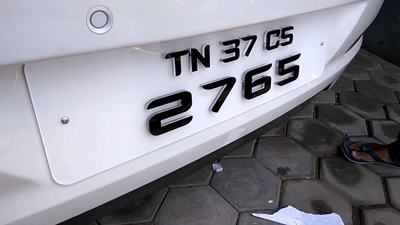
#> input picture archive/images/Cars10.png, 400 x 225 px, found by its file name; its folder holds only this picture in this run
$ jupyter execute --allow-errors Group_Project.ipynb   (shell and % lines are left out)
#> lines starting #> are read from the running program, lines starting #| are printed output that depends on the picture; after the words box and inside, x2 and y2 are one past the last pixel; in counts of white or black regions, pixels touching at a corner belong together
[cell 1]
'''import cv2 as cv
import numpy as np
from matplotlib import pyplot as plt
import imutils
import os


car_img = cv.imread(filename)
car_img = cv.cvtColor(car_img, cv.COLOR_BGR2RGB)
plt.imshow(car_img)

#/content/MLProject/archive/images/Cars0.png

repo_dir = ""

# set the path to the folder containing the images
images_dir = os.path.join(repo_dir, "archive\images")
os.listdir(images_dir)
print("\n",images_dir)
'''
'''image_file = images_dir + "\Cars90.png"

img = cv.imread(image_file)
img = cv.cvtColor(img, cv.COLOR_BGR2RGB)

plt.imshow("Image", img)

# read all the image files in the folder using OpenCV'''
'''for filename in os.listdir(images_dir):
    filepath = os.path.join(images_dir, filename)
    image = cv.imread(filepath)

    # do some processing on the image here...
    plt.imshow("Image", image)
    cv.waitKey(0)'''

#> (a cell that did not finish here is left out)

#> (a cell that did not finish here is left out)

#> (a cell that did not finish here is left out)

#> (a cell that did not finish here is left out)

Current Code

[cell 6]
import cv2 as cv
import numpy as np
from matplotlib import pyplot as plt
import imutils
import os

filedict = "archive\images"
for filename in os.listdir(filedict):
    filepath = filedict + "\\" +  filename
    image = cv.imread(filepath)
#> image is the input picture: shape (225, 400, 3); mean B, G, R 151.2, 140.8, 141.4
    # do some processing on the image here...
    car_img = cv.imread(filepath)

    car_img = cv.cvtColor(car_img, cv.COLOR_BGR2RGB)

    plt.imshow(image)

    gray_mono = cv.cvtColor(car_img,cv.COLOR_RGB2GRAY)
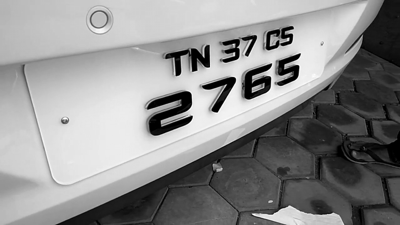
#> gray_mono: shape (225, 400); min 0, max 255, mean 142.2

    plt.imshow(gray_mono, cmap='gray', vmin=0, vmax=255)

    blurred_gray = cv.bilateralFilter(gray_mono, 10, 50, 50)
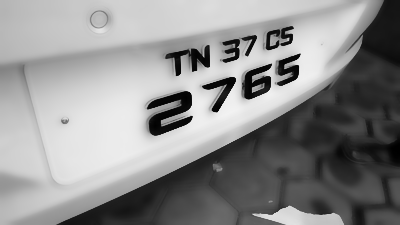
#> blurred_gray: shape (225, 400); min 0, max 242, mean 142.4

    plt.imshow(blurred_gray, cmap='gray', vmin=0, vmax=255)

    edged = cv.Canny(blurred_gray, 140, 200)
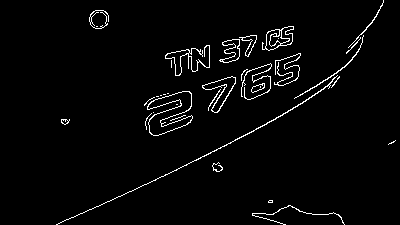
#> edged: shape (225, 400); 2.8% white in thin lines or dots, all inside (x1, y1, x2, y2) = (56, 0, 396, 225)

    plt.imshow(edged, cmap='gray', vmin=0, vmax=255)

    contours = cv.findContours(edged.copy(), cv.RETR_TREE,cv.CHAIN_APPROX_SIMPLE)
#> contours = 49 contours, 28 with area under 20; largest, box (x1, y1, x2, y2) and area: (147, 91, 193, 136) 1039, (147, 91, 193, 136) 1010, (262, 26, 294, 51) 440, (202, 76, 236, 113) 421, (202, 76, 236, 113) 386

    contours = imutils.grab_contours(contours)

    contours = sorted(contours,key=cv.contourArea, reverse = True)[:10]
#> contours = 10 contours; largest, box (x1, y1, x2, y2) and area: (147, 91, 193, 136) 1039, (147, 91, 193, 136) 1010, (262, 26, 294, 51) 440, (202, 76, 236, 113) 421, (202, 76, 236, 113) 386
    screenCnt = None

    for c in contours:

        peri = cv.arcLength(c, True)
        print(peri)
        approx = cv.approxPolyDP(c, 0.018 * peri, True)
        print(approx)
        if len(approx) == 4:
            screenCnt = approx
            break
#> this loop made 10 passes
#> peri on passes 1 to 10: 302.9, 292.4, 128.4, 150.4, 144.6, 352.9, 125.8, 91.7, 117.5, 90.43
#> (printed output is left out)

    if screenCnt is None:
        detected = 0
        print ("No License Plate Detected")
    else:
        detected = 1

    if detected == 1:
        cv.drawContours(car_img, [screenCnt], -1, (0, 0, 255), 3)

        mask = np.zeros(gray_mono.shape,np.uint8)
        new_image = cv.drawContours(mask,[screenCnt],0,255,-1,)
        new_image = cv.bitwise_and(car_img,car_img,mask=mask)
        cv.imshow("image",new_image)
        cv.waitKey(0)
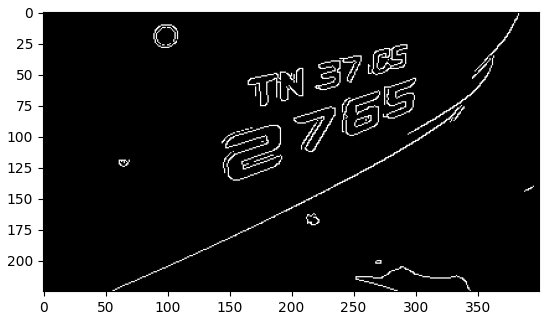
#> figure drawn by matplotlib, 1 panel; B, G, R data is drawn as R, G, B

$ run again, on archive/images/Cars143.png
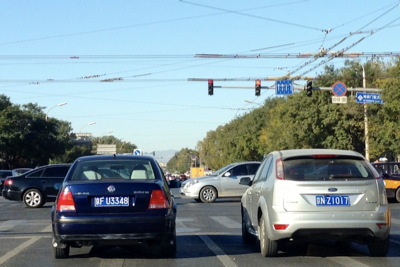
#> input picture archive/images/Cars143.png, 400 x 267 px, found by its file name
#> image is the input picture: shape (267, 400, 3); mean B, G, R 151.1, 144.8, 125.6
#> `edged = cv.Canny(blurred_gray, 140, 200)`:
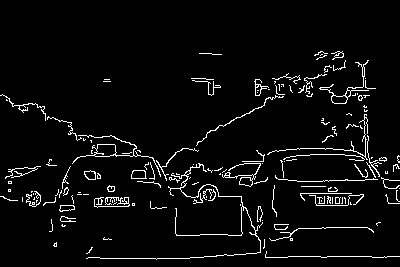
#> edged: shape (267, 400); 4.5% white in thin lines or dots, all inside (x1, y1, x2, y2) = (0, 51, 400, 260)
#> `contours = cv.findContours(edged.copy(), cv.RETR_TREE,cv.CHAIN_APPROX_..`: contours = 182 contours, 155 with area under 20; largest, box (x1, y1, x2, y2) and area: (72, 135, 161, 177) 250, (94, 144, 117, 157) 216, (319, 60, 369, 104) 174, (222, 163, 261, 187) 123, (131, 170, 147, 179) 108
#> `contours = sorted(contours,key=cv.contourArea, reverse = True)[:10]`: contours = 10 contours; largest, box (x1, y1, x2, y2) and area: (72, 135, 161, 177) 250, (94, 144, 117, 157) 216, (319, 60, 369, 104) 174, (222, 163, 261, 187) 123, (131, 170, 147, 179) 108
#> the loop `for c in contours: ` made 10 passes
#> peri on passes 1 to 8: 421.2, 77.21, 285.9, 242.5, 43.66, 42.38, 39.9, 38.14
#> (printed output is left out)
#> `[cell 6] import cv2 as cv import numpy as np from matplotlib import py..`:
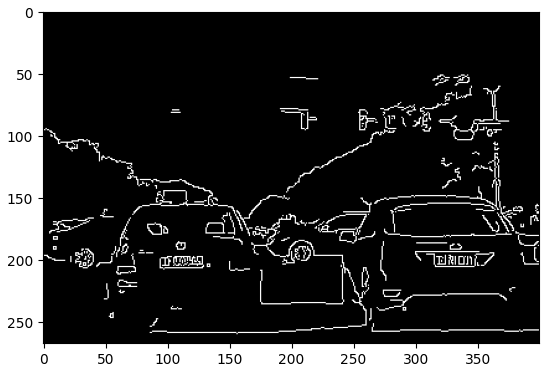
#> figure drawn by matplotlib, 1 panel; B, G, R data is drawn as R, G, B
